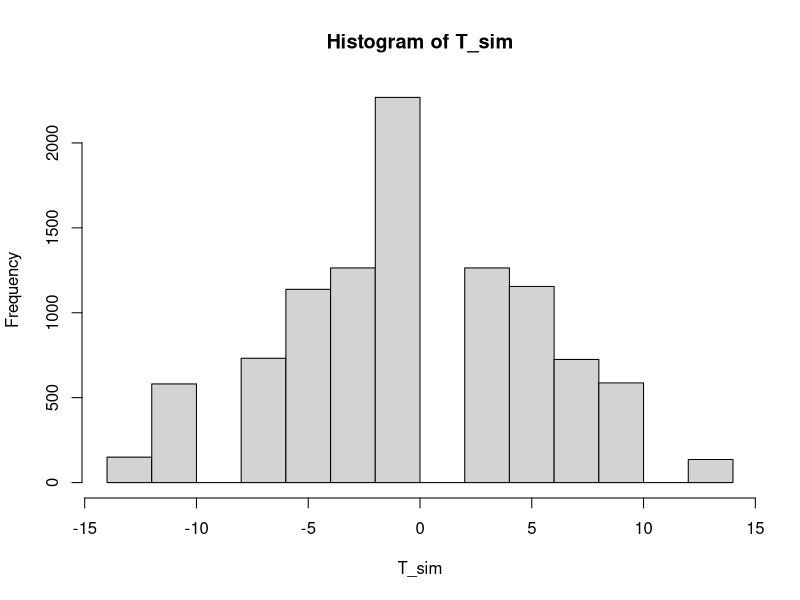

R code for this plot:
rm(list = ls())
set.seed(51)

## - Input the data from Figure 18.2 in Gelman, Hill Vehtari
name = c("Audrey", "Anna", "Bob", "Bill", "Caitlin", "Cara", "Dave", "Doug")
female = c(1,1,0,0,1,1,0,0)
age = c(40,40,50,50,60,60,70,70)
treatment = c(0,0,0,0,1,1,1,1)
y0 = c(140,140,150,150,160,160,170,170)
y1 = c(135,135,140,140,155,155,160,160)
y = y0
y[treatment==1] = y1[treatment==1]

print(cbind(name, female, age, treatment, y0, y1, y))

n = length(name)
tau_sate.true = mean(y1) - mean(y0)
tau_sate.true


# ---- Completely Randomized Design

# Repeat the completely randomized trial to get the randomization distribution
#  note: could enumerate every possible Z.bern, but we will simulate
#        more 'reps' than necessary as a general procedure
n_reps = 10000
Z.cr = matrix(NA, n_reps,n) # a matrix to store all of the different Z vectors
for (i in 1:n_reps)
  Z.cr[i,] = sample(c(rep(0,4), rep(1,4)), 8)


# - Illustrate Fisher's Radomization Test
#   For the completely randomized experiment

# Calculate the test statistic under the observed data
T_obs = mean(y[treatment==1]) - mean(y[treatment==0])
T_obs

# - for each simulated Z.cr, caluclate the test statistic under the sharp null hypothesis
T_sim = rep(NA, n_reps)
for (i in 1:n_reps)
  T_sim[i] = mean(y[Z.cr[i,]==1]) - mean(y[Z.cr[i,]==0])

hist(T_sim)
mean(abs(T_sim) >= T_obs) #This is the Fisher exact P-value
